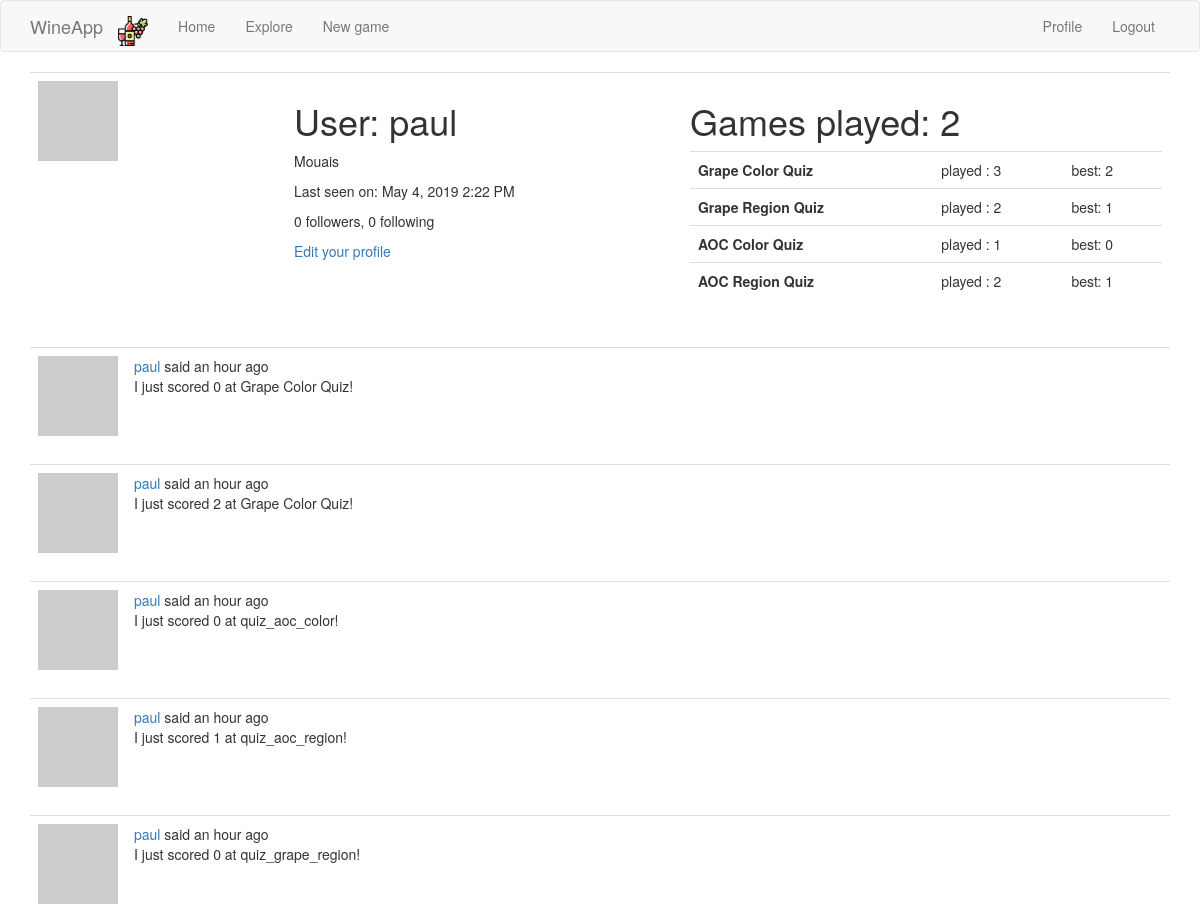
Page /user/paul (signed in, upper part) on the earlier database version.
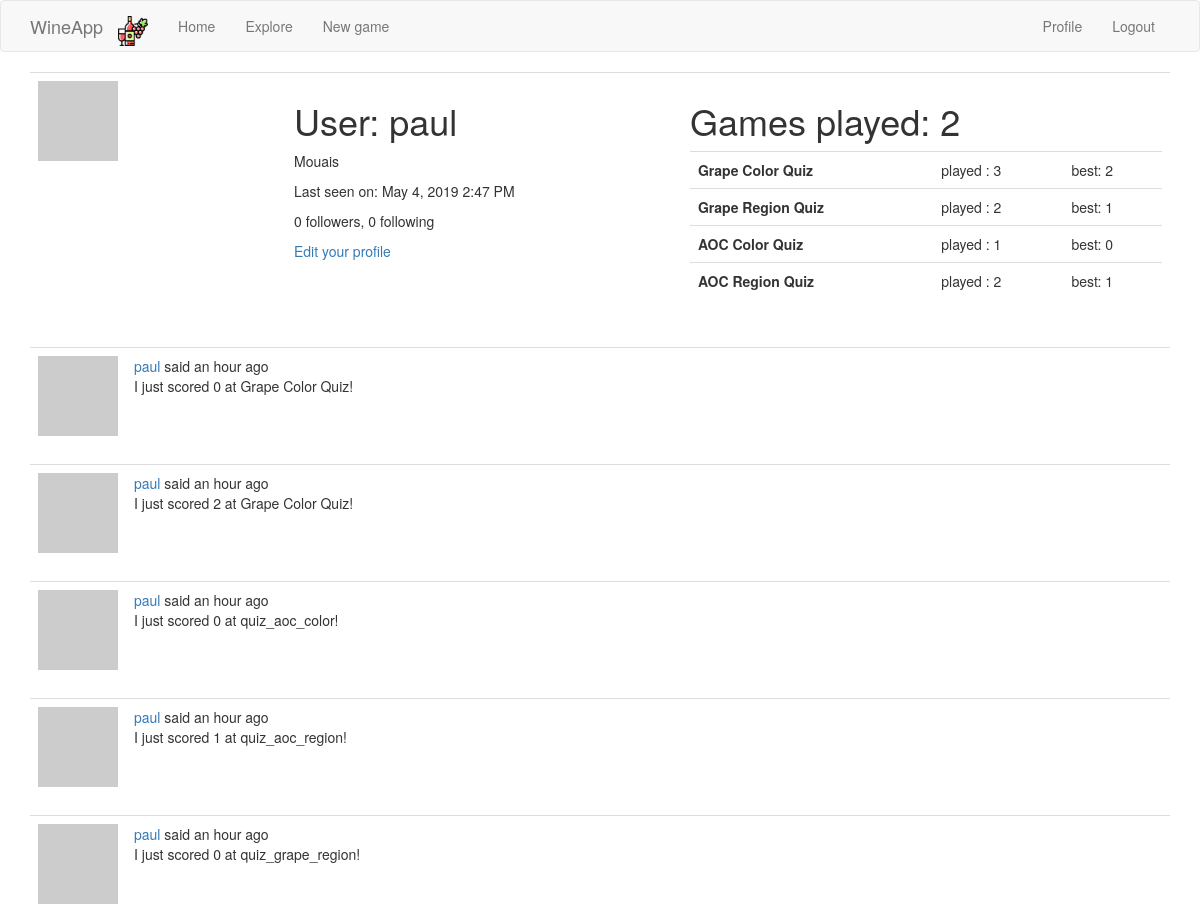
Same page on the later database version.
### app/models.py (models this page shows, shortened)
class User(UserMixin, db.Model):
    id = db.Column(db.Integer, primary_key=True)
    username = db.Column(db.String(64), index=True, unique=True)
    email = db.Column(db.String(120), index=True, unique=True)
    password_hash = db.Column(db.String(128))
    posts = db.relationship('Post', backref='author', lazy='dynamic')
    about_me = db.Column(db.String(140))
    last_seen = db.Column(db.DateTime, default=datetime.utcnow)
    followed = db.relationship(
        'User', secondary=followers,
        primaryjoin=(followers.c.follower_id == id),
        secondaryjoin=(followers.c.followed_id == id),
        backref=db.backref('followers', lazy='dynamic'), lazy='dynamic')
    def avatar(self, size):
        digest = md5(self.email.lower().encode('utf-8')).hexdigest()
        return 'https://www.gravatar.com/avatar/{}?d=identicon&s={}'.format(
            digest, size)

class Game(db.Model):
    id = db.Column(db.Integer, primary_key=True)
    player_id = db.Column(db.Integer, db.ForeignKey('user.id'))
    game_type = db.Column(db.String(140), index=True)
    score = db.Column(db.Integer, default=0)
    timestamp = db.Column(db.DateTime, default=datetime.utcnow)
    is_over = db.Column(db.Boolean, default=False)

class Post(db.Model):
    id = db.Column(db.Integer, primary_key=True)
    body = db.Column(db.String(140))
    timestamp = db.Column(db.DateTime, index=True, default=datetime.utcnow)
    user_id = db.Column(db.Integer, db.ForeignKey('user.id'))
    language = db.Column(db.String(5))

### app/main/routes.py (the view)
@bp.route('/user/<username>')
@login_required
def user(username):
    user_ = User.query.filter_by(username=username).first_or_404()
    games = Game.query.filter_by(player_id=user_.id).all()
    games_per_type = {}
    for game_type, game_name in current_app.config['GAMES_TO_NAMES'].items():
        games_per_type[(game_type, game_name)] = [game for game in games if game.game_type == game_type]
    summary_per_type = []
    for (game_type, game_name), games in games_per_type.items():
        summary_per_type.append(
            {
                'name': game_name,
                'type': game_type,
                'nb_played': len(games),
                'best': max(games, key=lambda x: x.score).score if len(games) > 0 else _('-')
            }
        )
    page = request.args.get('page', 1, type=int)
    posts = user_.posts.order_by(Post.timestamp.desc()).paginate(
        page, current_app.config['POSTS_PER_PAGE'], False)
    next_url = url_for('main.user', username=user_.username,
                       page=posts.next_num) if posts.has_next else None
    prev_url = url_for('main.user', username=user_.username,
                       page=posts.prev_num) if posts.has_prev else None
    return render_template('user.html', user=user_, posts=posts.items,
                           next_url=next_url, prev_url=prev_url, nb_played_games=len(games),
                           games_data=summary_per_type)

### app/main/routes.py (called while the page is built)
@bp.before_app_request
def before_request():
    if current_user.is_authenticated:
        current_user.last_seen = datetime.utcnow()
        db.session.commit()
    g.locale = str(get_locale())

### app/models.py (called while the page is built)
@login.user_loader
def load_user(id):
    return User.query.get(int(id))

### app/templates/user.html (shortened to what this page needs)
{% extends "base.html" %}
{% block app_content %}
<table class="table table-hover">
    <tr>
        <td width="256px"><img src="{{ user.avatar(256) }}"></td>
        <td>
            <h1>{{ _('User') }}: {{ user.username }}</h1>
            {% if user.about_me %}<p>{{ user.about_me }}</p>{% endif %}
            {% if user.last_seen %}
            <p>{{ _('Last seen on') }}: {{ moment(user.last_seen).format('LLL') }}</p>
            {% endif %}
            <p>{{ _('%(count)d followers', count=user.followers.count()) }}, {{ _('%(count)d following',
                count=user.followed.count()) }}</p>
            {% if user == current_user %}
            <p><a href="{{ url_for('main.edit_profile') }}">{{ _('Edit your profile') }}</a></p>
            {% elif not current_user.is_following(user) %}
            <p><a href="{{ url_for('main.follow', username=user.username) }}">{{ _('Follow') }}</a></p>
            {% else %}
            <p><a href="{{ url_for('main.unfollow', username=user.username) }}">{{ _('Unfollow') }}</a></p>
            {% endif %}
        </td>
        <td>
            <h1>Games played: {{ nb_played_games }}</h1>
            <table class="table table-hover">
                {% for game in games_data %}
                <tr onclick="window.location='{{ url_for('main.quick_new_game', game_type=game.type) }}'">
                    <th>{{ game.name }}</th>
                    <td>played : {{ game.nb_played }}</td>
                    <td>best: {{ game.best }}</td>
                    {% endfor %}
                </tr>
            </table>
        </td>
    </tr>
</table>
{% for post in posts %}
{% include '_post.html' %}
{% endfor %}
{% endblock %}

### app/templates/base.html (shortened to what this page needs)
{% extends 'bootstrap/base.html' %}
{% block navbar %}
<nav class="navbar navbar-default">
    <div class="container">
        <div class="navbar-header">
            <a class="navbar-brand" href="{{ url_for('main.index') }}">WineApp</a>
        </div>
        <div class="collapse navbar-collapse" id="bs-example-navbar-collapse-1">
            <ul class="nav navbar-nav">
                <li><a href="{{ url_for('main.index') }}" class="navbar-brand">
                    <img src="/static/bottle_red_wine.png" style="height:30px;margin:0px;padding:0px;">
                </a></li>
                <li><a href="{{ url_for('main.index') }}">{{ _('Home') }}</a></li>
                <li class="nav-item dropdown">
                    <a class="nav-link dropdown-toggle" href="#" id="navbarDropdown" role="button"
                       data-toggle="dropdown" aria-haspopup="true" aria-expanded="false">
                        Explore
                    </a>
                </li>
                <li><a href="{{ url_for('main.new_game') }}">{{ _('New game') }}</a></li>
            </ul>
            <ul class="nav navbar-nav navbar-right">
                {% if current_user.is_anonymous %}
                <li><a href="{{ url_for('auth.login') }}">{{ _('Login') }}</a></li>
                {% else %}
                <li><a href="{{ url_for('main.user', username=current_user.username) }}">{{ _('Profile') }}</a></li>
                <li><a href="{{ url_for('auth.logout') }}">{{ _('Logout') }}</a></li>
                {% endif %}
            </ul>
        </div>
    </div>
</nav>
{% endblock %}
{% block content %}
<div class="container">
    {% block app_content %}{% endblock %}
</div>
{% endblock %}

### app/templates/_post.html (shortened to what this page needs)
    <table class="table table-hover">
        <tr>
            <td width="70px">
                <a href="{{ url_for('main.user', username=post.author.username) }}">
                    <img src="{{ post.author.avatar(70) }}" />
                </a>
            </td>
            <td>
                {{ _('%(username)s said %(when)s',
                    username=user_link, when=moment(post.timestamp).fromNow()) }}
                <br>
                <span id="post{{ post.id }}">{{ post.body }}</span>
            </td>
        </tr>
    </table>

Differences in the rows shown:
changed User "paul": last_seen "May 4, 2019 2:22 PM" → "May 4, 2019 2:47 PM"
